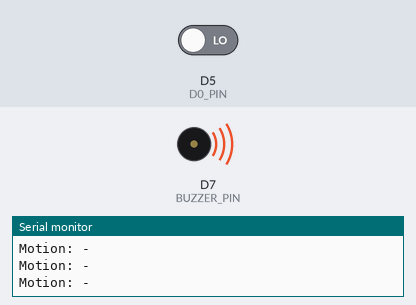
Recording of a sketch running on a simulated ESP8266 (NodeMCU). On the bench: buzzer (waves = sounding, pin HIGH), the last lines printed to the serial monitor. The inputs (shaded band) are chosen by the test bench; at power-on: D5 (D0_PIN) LOW.

Above: at 1.8 s.
1.9 s: D5 (D0_PIN) driven HIGH
4.9 s: D5 (D0_PIN) driven LOW
At 5.15 s:
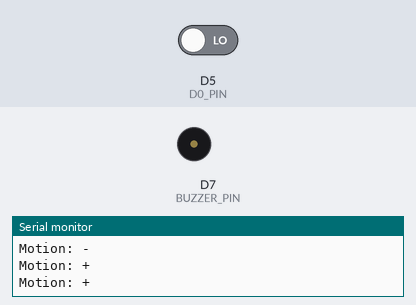
Timing chart, 0 to 7.9 s (numbered marks = the images above; inputs shaded):
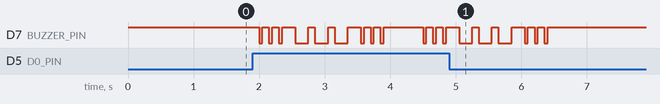

Measured:
- after the input at 4.9 s, D7 (BUZZER_PIN): goes on until 6.4 s, then stays HIGH

The sketch:

motion.ino
```cpp
#if defined(ESP8266)
#define BUZZER_PIN D7
#define D0_PIN D5
#endif

void setup() {
  Serial.begin(115200);
  initBuzzer();
}

void loop() {
  bool motion = readD0();
  if (motion) {
    Serial.println("Motion: +");
    sosBuzzer();
  } else {
    Serial.println("Motion: -");
    offBuzzer();
  }
  delay(500);
}

void initBuzzer() {
  pinMode(BUZZER_PIN, OUTPUT);
  offBuzzer();
}

void sosBuzzer() {
  for (int i = 1; i <= 3; i++){
    digitalWrite(BUZZER_PIN, LOW); delay(50);
     digitalWrite(BUZZER_PIN, HIGH); delay(100);
  }
  delay(100);
  for (int i = 1; i <= 3; i++){
    digitalWrite(BUZZER_PIN, LOW); delay(200);
     digitalWrite(BUZZER_PIN, HIGH); delay(100);
  }
   delay(100);
  for (int i = 1; i <= 3; i++){
    digitalWrite(BUZZER_PIN, LOW); delay(50);
     digitalWrite(BUZZER_PIN, HIGH); delay(100);
  }
}

void offBuzzer() {
  digitalWrite(BUZZER_PIN, HIGH);
}

bool readD0() {
  int dValue = digitalRead(D0_PIN);
  if (dValue) return 1;
    else return 0;
}
```
